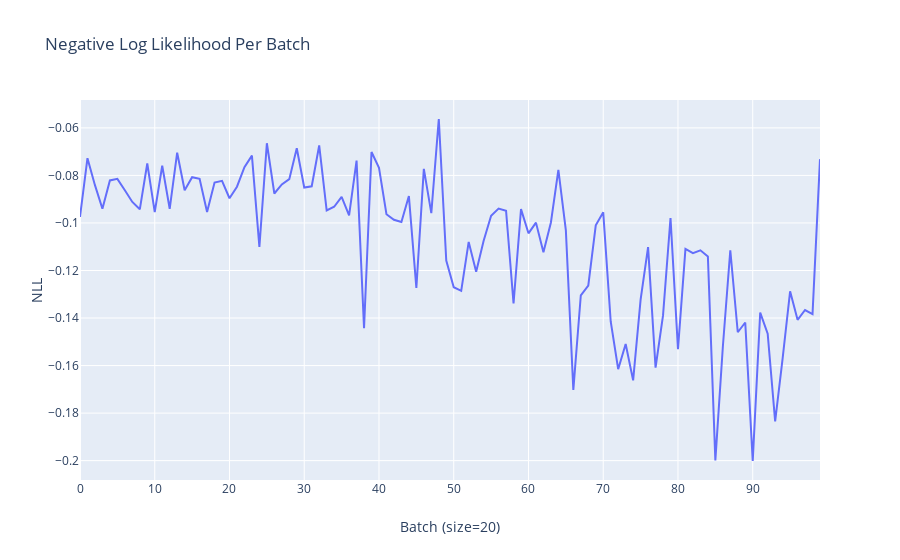

The notebook cell this image was saved under:
### Code cell
# plot training loss
plot_data = [
    go.Scatter(
        x=np.arange(len(losses)),
        y=losses,
        mode='lines')
]

layout = dict(
    title='Negative Log Likelihood Per Batch',
    yaxis=dict(title='NLL'),
    xaxis=dict(title='Batch (size={})'.format(batch_size))
)
fig = go.Figure(data=plot_data, layout=layout)
fig.show()
